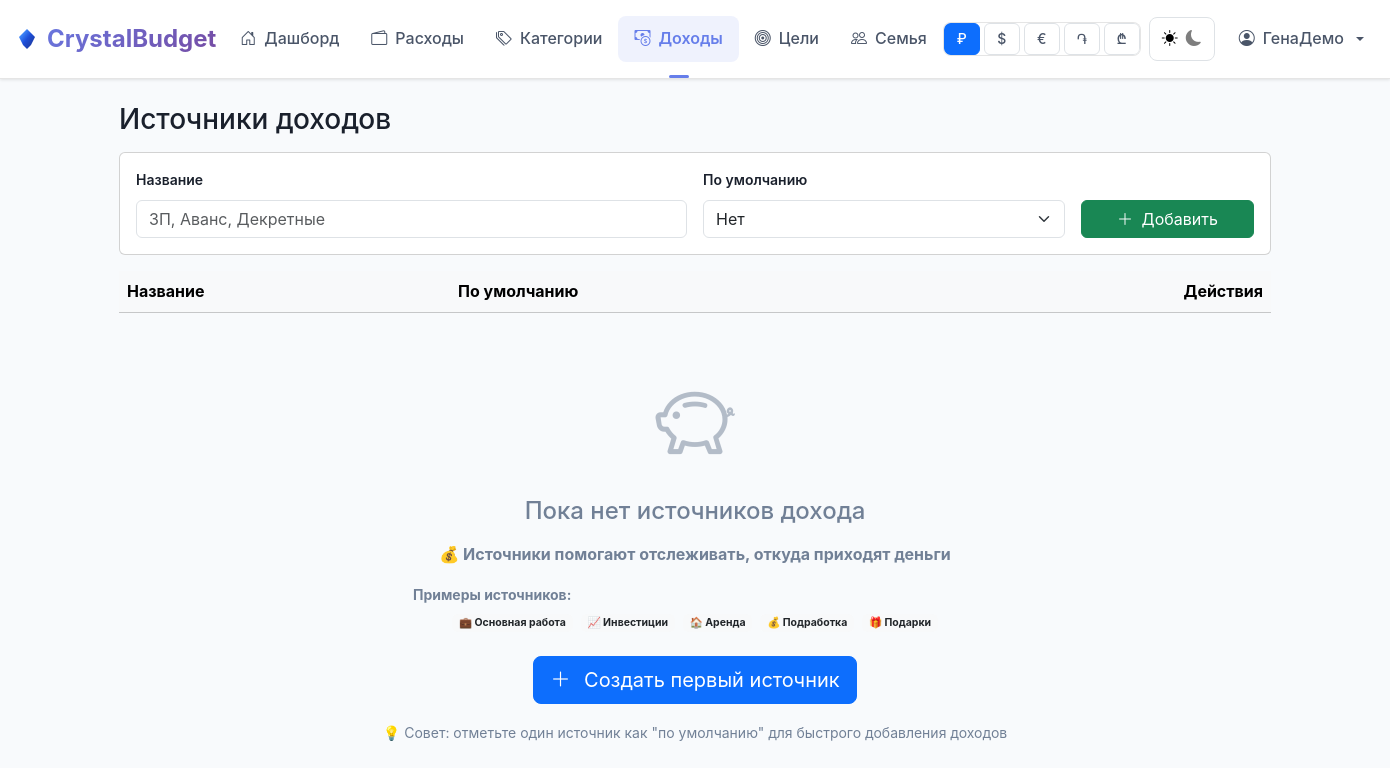
Page /sources (signed in) on the earlier database version.
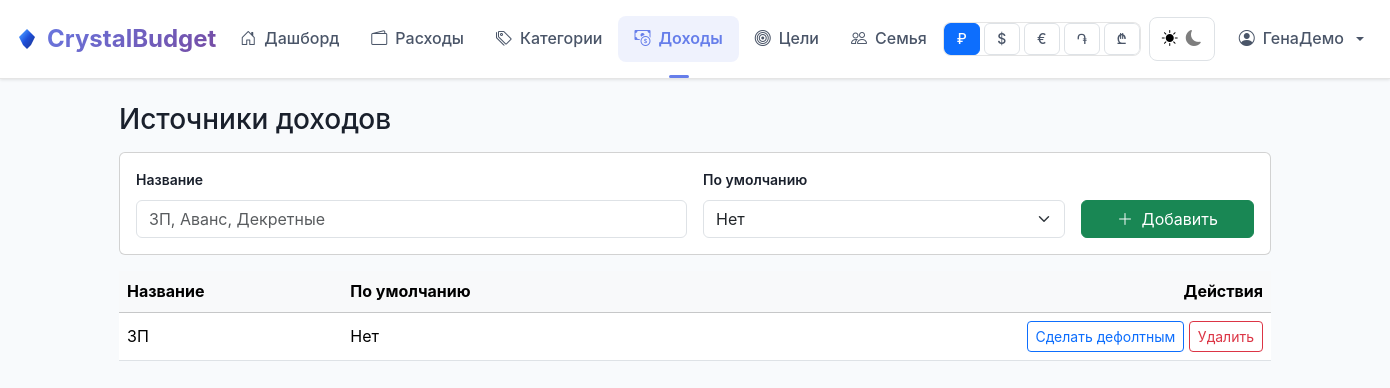
Same page on the later database version.
### tables this page shows
CREATE TABLE income_sources (
      id INTEGER PRIMARY KEY AUTOINCREMENT,
      user_id INTEGER NOT NULL REFERENCES users(id) ON DELETE CASCADE,
      name TEXT NOT NULL,
      is_default INTEGER NOT NULL DEFAULT 0,
      UNIQUE(user_id, name)
    );

### app.py (the view)
@app.route("/sources")
@login_required
def sources_page():
    uid = session["user_id"]
    conn = get_db()
    rows = conn.execute(
        "SELECT id, name, is_default FROM income_sources WHERE user_id=? ORDER BY is_default DESC, name",
        (uid,)
    ).fetchall()
    conn.close()
    return render_template("sources.html", sources=rows)

### app.py (called while the page is built)
@app.context_processor
def inject_currency():
    code = session.get("currency", DEFAULT_CURRENCY)
    info = CURRENCIES.get(code, CURRENCIES[DEFAULT_CURRENCY])
    return dict(currency_code=code, currency_symbol=info["symbol"], currencies=CURRENCIES)

def get_db():
    conn = sqlite3.connect(DB_PATH)
    conn.row_factory = sqlite3.Row
    conn.execute("PRAGMA foreign_keys = ON")
    return conn

def login_required(f):
    @wraps(f)
    def _wrap(*args, **kwargs):
        if "user_id" not in session:
            flash("Войдите, чтобы продолжить", "error")
            return redirect(url_for("login"))
        return f(*args, **kwargs)
    return _wrap

@app.before_request
def make_session_permanent():
    session.permanent = bool(session.get("remember", False))

### templates/sources.html (shortened to what this page needs)
{% extends "base.html" %}
{% block content %}
<div class="d-flex justify-content-between align-items-center mb-3">
  <h3 class="m-0">Источники доходов</h3>
</div>
<div class="card card-body mb-3">
  <form method="POST" action="{{ url_for('sources_add') }}">
    <div class="row g-3">
      <div class="col-md-6">
        <label class="form-label">Название</label>
        <input class="form-control" name="name" placeholder="ЗП, Аванс, Декретные" required>
      </div>
      <div class="col-md-4">
        <label class="form-label">По умолчанию</label>
        <select class="form-select" name="is_default">
          <option value="0">Нет</option>
        </select>
      </div>
      <div class="col-md-2 d-grid">
        <label class="form-label d-none d-md-block">&nbsp;</label>
        <button class="btn btn-success">
          <i class="bi bi-plus-lg me-1"></i> Добавить
        </button>
      </div>
    </div>
  </form>
</div>
<div class="table-responsive">
  <table class="table align-middle">
    <thead class="table-light">
      <tr>
        <th>Название</th>
        <th>По умолчанию</th>
        <th class="text-end">Действия</th>
      </tr>
    </thead>
    <tbody>
      {% for s in sources %}
      <tr>
        <td>{{ s.name }}</td>
        <td>{{ 'Да' if s.is_default else 'Нет' }}</td>
        <td class="text-end">
          <form class="d-inline" method="POST" action="{{ url_for('sources_update', source_id=s.id) }}">
            <button class="btn btn-sm btn-outline-primary">
              {{ 'Сделать дефолтным' if not s.is_default else 'Убрать дефолт' }}
            </button>
          </form>
          <form class="d-inline" method="POST" action="{{ url_for('sources_delete', source_id=s.id) }}">
            <button class="btn btn-sm btn-outline-danger" onclick="return confirm('Удалить источник «{{ s.name }}»?\n\nВнимание: Удаление невозможно, если с источником связаны записи доходов или привязки к категориям.')">
              Удалить
            </button>
          </form>
        </td>
      </tr>
      {% endfor %}
    </tbody>
  </table>
</div>
{% if not sources %}
<div class="text-center py-5">
  <div class="mb-4">
    <i class="bi bi-piggy-bank display-1 text-muted opacity-50"></i>
  </div>
  <h4 class="text-muted mb-3">Пока нет источников дохода</h4>
  <div class="mb-4">
    <p class="text-muted mb-3">
      <strong>💰 Источники помогают отслеживать, откуда приходят деньги</strong>
    </p>
    <div class="row justify-content-center">
      <div class="col-lg-6">
        <div class="text-muted small text-start">
          <p class="mb-2"><strong>Примеры источников:</strong></p>
          <div class="d-flex flex-wrap justify-content-center gap-2">
            <span class="badge bg-light text-dark">💼 Основная работа</span>
            <span class="badge bg-light text-dark">📈 Инвестиции</span>
            <span class="badge bg-light text-dark">🏠 Аренда</span>
            <span class="badge bg-light text-dark">💰 Подработка</span>
            <span class="badge bg-light text-dark">🎁 Подарки</span>
          </div>
        </div>
      </div>
    </div>
  </div>
  <button class="btn btn-primary btn-lg" onclick="document.querySelector('input[name=name]')?.focus()">
    <i class="bi bi-plus-lg me-2"></i> Создать первый источник
  </button>
  <div class="mt-3">
    <small class="text-muted">💡 Совет: отметьте один источник как "по умолчанию" для быстрого добавления доходов</small>
  </div>
</div>
{% endif %}
{% endblock %}

Differences in the rows shown:
added income_sources: name "ЗП", is_default "Нет", is_default "Сделать дефолтным"
Other differences:
text no longer shown: "Пока нет источников дохода 💰 Источники помогают отслеживать, откуда приходят деньги Примеры источников: 💼 Основная работа 📈 Инвестиции 🏠 Аренда 💰 Подработка 🎁 Подарки Создать первый источник 💡 Совет: отметьте один источник как \"по умолчанию\" для быстрого добавления доходов"
